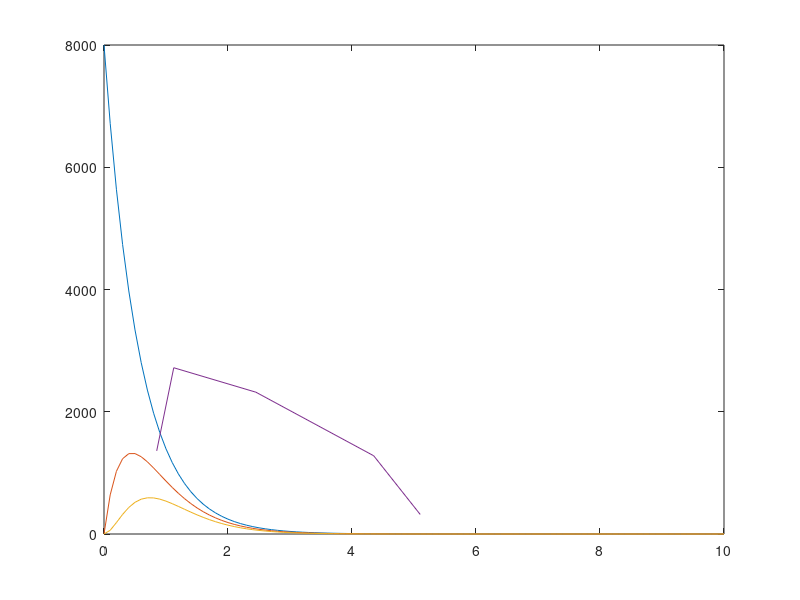

MATLAB code to generate this figure:
Nt=8000;
mu=0:2;

D0=2.1; %median drop size - diameter
A=(3.67+mu)/D0;

d=0:.1:10;
for i=mu
    ND=Nt*d.^i.*exp(-(3.67+i)/D0.*d);
    plot(d,(ND))
    hold on
end
r=[0.85 1.125 2.45 4.35 5.1]
n=[1360 2720 2320 1280 320]
plot(r,n)
hold off
